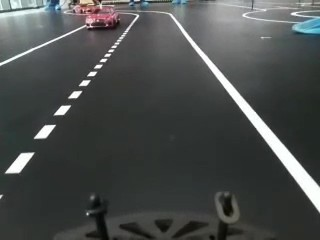
#> input picture Tests/1 - frame.jpg, 320 x 240 px
$ python testSlidingWindowImage.py
#> lines starting #> are read from the running program, lines starting #| are printed output that depends on the picture; after the words box and inside, x2 and y2 are one past the last pixel; in counts of white or black regions, pixels touching at a corner belong together
# Video Explanation: https://youtu.be/ApYo6tXcjjQ?si=Gt2oJBwJxCzBhQdc
import cv2
import numpy as np
import time
import matplotlib.pyplot as plt

# image = cv2.imread("testTrecere1.jpg")
image = cv2.imread("1 - frame.jpg")
#> image is the input picture: shape (240, 320, 3); mean B, G, R 76.1, 77.1, 73.9
# [7 lines of commented-out code are left out]
image = cv2.resize(image, (640,480))
#> image: shape (480, 640, 3)

## Choosing points for perspective transformation
tl = (133,120)
bl = (0 ,415)
tr = (460,120)
br = (638,415)

# [6 lines of commented-out code are left out]
pts1 = np.float32([tl, bl, tr, br])
pts2 = np.float32([[0, 0], [0, 480], [640, 0], [640, 480]])
middleBirdEye = []
# Matrix to warp the image for birdseye window
matrix = cv2.getPerspectiveTransform(pts1, pts2)
transformed_frame = cv2.warpPerspective(image, matrix, (640,480))
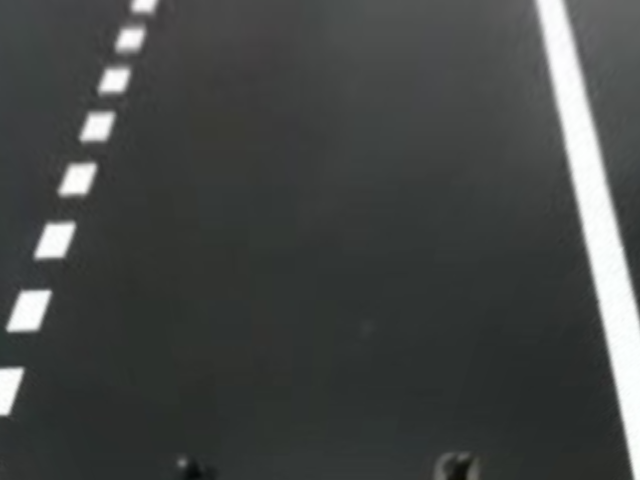
#> transformed_frame: shape (480, 640, 3); mean B, G, R 69.8, 71, 68.3

### Object Detection
# Image Thresholding
# transformed_frame = cv2.bilateralFilter(transformed_frame,9,75,75)
# cv2.imshow("blur",transformed_frame)
hsv_transformed_frame = cv2.cvtColor(transformed_frame, cv2.COLOR_BGR2HSV)
#> hsv_transformed_frame: shape (480, 640, 3); mean H, S, V 73.5, 13.5, 71.1

finalMiddlePoints = 7
singleLaneShift = 315

l_h = 0
l_s = 0
l_v = 200
u_h = 255
u_s = 50
u_v = 255

inv_matrix = cv2.getPerspectiveTransform(pts2, pts1)

lower = np.array([l_h,l_s,l_v])
upper = np.array([u_h,u_s,u_v])
mask = cv2.inRange(hsv_transformed_frame, lower, upper)
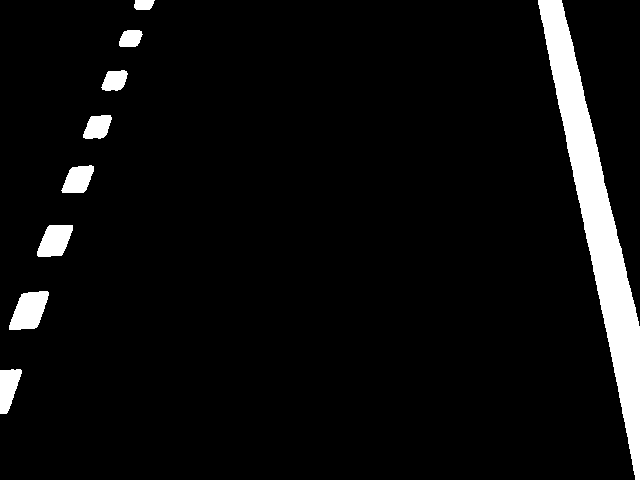
#> mask: shape (480, 640); 5.7% white; 9 white regions, largest, box (x1, y1, x2, y2) and area: (538, 0, 640, 480) 12691, (9, 291, 49, 330) 1074, (37, 225, 73, 257) 842
# kernel = cv2.getStructuringElement(cv2.MORPH_OPEN,(5,5))
# mask = cv2.morphologyEx(mask, cv2.MORPH_ERODE, kernel)
#Histogram
histogram = np.sum(mask[mask.shape[0]//2:, :], axis=0)
#> histogram = 640 values, max 44115 at index 635, min 0 at index 69, mean 3212.2
x = np.arange(histogram.shape[0])

plt.figure(figsize=(10, 4))
plt.plot(x, histogram, color='blue', linewidth=2)
plt.title("Histogram (Sum over Bottom Half of Mask)")
plt.xlabel("Column Index")
plt.ylabel("Sum")
plt.grid(True)
plt.show()
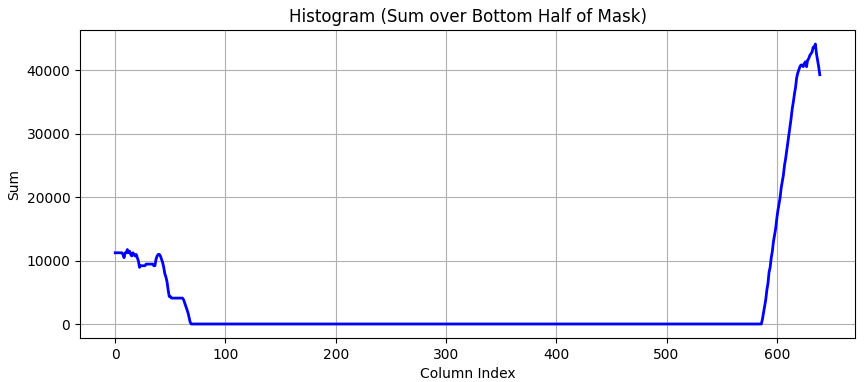
#> figure drawn by matplotlib, 1 panel; curve peaks at x = 635, y = 44115
midpoint = int(histogram.shape[0]/2)
left_base = np.argmax(histogram[:midpoint])
#> left_base = 11
right_base = np.argmax(histogram[midpoint:]) + midpoint
#> right_base = 635
print(left_base,right_base)
#| 11 635
#Sliding Window
startingY = 472
y = startingY
lx = []
rx = []
windowHeight = 40
windowWidt = 100
msk = mask.copy()

# [30 lines of commented-out code are left out]
while y > 0 and (left_base + windowWidt) < mask.shape[1] and (right_base - windowWidt) > 0:
    okl = 0
    okr = 0
    ## Left threshold
    if left_base != 0:
        if left_base - windowWidt > 0:
            img = mask[y-windowHeight:y, left_base-windowWidt:left_base+windowWidt]
        else:
            img = mask[y-windowHeight:y, 1:left_base+windowWidt]
        contours, _ = cv2.findContours(img, cv2.RETR_TREE, cv2.CHAIN_APPROX_SIMPLE)
        if contours:
            largest_contour = max(contours, key=cv2.contourArea)
        else:
            largest_contour = 0
        M = cv2.moments(largest_contour)
        if M["m00"] != 0:
            cx = int(M["m10"]/M["m00"])
            cy = int(M["m01"]/M["m00"])
            if left_base > windowWidt:
                lx.append(left_base-windowWidt+cx)
                left_base =left_base-windowWidt+cx
            else:
                lx.append(cx)
                left_base = cx
            print(left_base)
            okl = 1

    ## Right threshold
    if right_base != mask.shape[1]:
        if right_base + windowWidt < mask.shape[1]:
            img = mask[y-windowHeight:y, right_base-windowWidt:right_base+windowWidt]
        else:
            img = mask[y-windowHeight:y, right_base-windowWidt:mask.shape[1]]
        contours, _ = cv2.findContours(img, cv2.RETR_TREE, cv2.CHAIN_APPROX_SIMPLE)
        if contours:
            largest_contour = max(contours, key=cv2.contourArea)
        else:
            largest_contour = 0
        M = cv2.moments(largest_contour)
        if M["m00"] != 0:
            cx = int(M["m10"]/M["m00"])
            cy = int(M["m01"]/M["m00"])
            rx.append(right_base-windowWidt + cx)
            right_base = right_base-windowWidt + cx
            okr = 1

    if left_base != 0 and okl == 1:
        cv2.rectangle(msk, (left_base-windowWidt,y), (left_base+windowWidt,y-windowHeight), (255,255,255), 2)
    if right_base != img.shape[1] and okr == 1:
        cv2.rectangle(msk, (right_base-windowWidt,y), (right_base+windowWidt,y-windowHeight), (255,255,255), 2)
    y -= windowHeight
#> this loop made 12 passes
#> (okl, okr, contours, cx, cy, left_base, right_base, y) on passes 2, 4: (1, 1, 1 contour; box (x1, y1, x2, y2) and area: (0, 0, 14, 22) 200, 96, 17, 5, 630, 392), (1, 1, 1 contour; box (x1, y1, x2, y2) and area: (8, 0, 42, 18) 458, 96, 18, 23, 622, 312)
#> (printed output is left out)
#> pass 1, `img = mask[y-windowHeight:y, right_base-windowWidt:mask.shape[1]]`:
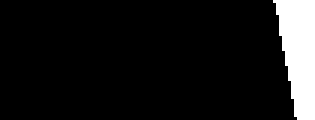
#> img: shape (40, 105) (shown 3 times larger); 9.4% white; 1 white region, box (x1, y1, x2, y2) and area: (91, 0, 105, 40) 396
#> pass 2, `img = mask[y-windowHeight:y, right_base-windowWidt:mask.shape[1]]`:
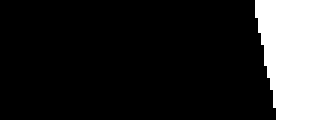
#> img: shape (40, 106) (shown 3 times larger); 16.7% white; 1 white region, box (x1, y1, x2, y2) and area: (85, 0, 106, 40) 706
#> after the loop:
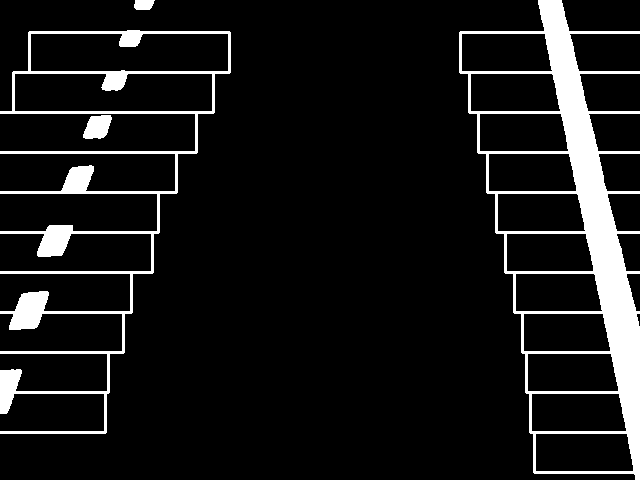
#> msk: shape (480, 640); 9.5% white; 4 white regions, box (x1, y1, x2, y2) and area: (459, 0, 640, 480) 18096, (0, 30, 231, 434) 10348, (83, 115, 112, 139) 520, (134, 0, 155, 10) 181
#> after the loop, M = moments, m00 0; contours = []; cx = 91; cy = 19; img = empty array; largest_contour = 0; left_base = 129; lx = [5, 8, 23, 31, 52, 58, 76, 96, 113, 129]; right_base = 560; rx = [634, 630, 626, 622, 614, 605, 596, 587, 578, 569, 560]; y = -8

# for point in original_ptsL:
#     cv2.circle(image, (int(point[0][0]),int(point[0][1])), 5, (0,0,255), -1)
if len(lx) >= finalMiddlePoints and len(rx) >= finalMiddlePoints:
    # if np.abs(lx[0] - rx[0]) > 50 and list(set(lx) & set(rx)) == []:
    if np.min([np.abs(lx[i]-rx[i]) for i in range(finalMiddlePoints)]) > 50:
        for i in range(finalMiddlePoints):
            # cv2.circle(frame, ((int(original_ptsR[i][0][0]) + int(original_ptsL[i][0][0]))//2,int(original_ptsR[i][0][1])), 5, (0,0,255), -1)
            # middleBirdEye = np.array([[x, startingY - i * windowHeight] for i, x in enumerate(rx)], dtype=np.float32)
            middleBirdEye = np.append(middleBirdEye,[(rx[i] + lx[i])//2,startingY - i * windowHeight])
            print("mid")
#> this loop made 7 passes
#> middleBirdEye on passes 1 to 6: [319, 472], [319, 472, 319, 432], [319, 472, 319, 432, 324, 392], [319, 472, 319, 432, 324, 392, 326, 352], [319, 472, 319, 432, 324, 392, 326, 352, 333, 312], [319, 472, 319, 432, 324, 392, 326, 352, 333, 312, 331, 272]
    elif lx[-1] > mask.shape[1]//2:
        for i in range(finalMiddlePoints):
            # cv2.circle(frame, (int(original_ptsL[i][0][0]) + 250,int(original_ptsL[i][0][1])), 5, (0,0,255), -1)
            middleBirdEye = np.append(middleBirdEye,[lx[i] + singleLaneShift,startingY - i * windowHeight])
            print("left")
    elif rx[-1] < mask.shape[1]//2:
        for i in range(finalMiddlePoints):
            # cv2.circle(frame, (int(original_ptsR[i][0][0]) - 250,int(original_ptsR[i][0][1])), 5, (0,0,255), -1)
            middleBirdEye = np.append(middleBirdEye,[rx[i] - singleLaneShift,startingY - i * windowHeight])
            print("right")
elif len(lx) >= finalMiddlePoints:
    for i in range(finalMiddlePoints):
        # cv2.circle(frame, (int(original_ptsL[i][0][0]) + 250,int(original_ptsL[i][0][1])), 5, (0,0,255), -1)
        middleBirdEye = np.append(middleBirdEye,[lx[i] + singleLaneShift,startingY - i * windowHeight])
        print("left")
elif len(rx) >= finalMiddlePoints:
    for i in range(finalMiddlePoints):
        # cv2.circle(frame, (int(original_ptsR[i][0][0]) - 250,int(original_ptsR[i][0][1])), 5, (0,0,255), -1)
        middleBirdEye = np.append(middleBirdEye,[rx[i] - singleLaneShift,startingY - i * windowHeight])
        print("right")
# [12 lines of commented-out code are left out]
if len(middleBirdEye) != 0:
    middleBirdEye = middleBirdEye.reshape(-1, 1, 2)
#> middleBirdEye = [[319, 472], [319, 432], [324, 392], [326, 352], [333, 312], [331, 272], [336, 232]]
    originalMiddle = cv2.perspectiveTransform(middleBirdEye, inv_matrix)
#> originalMiddle = [[317.3, 405.6], [314.1, 362.4], [315.5, 325.1], [314.4, 292.6], [317.2, 263.9], [313.3, 238.4], [314.5, 215.6]]
    # print(originalMiddle)
    for i in range(len(originalMiddle)-1):
        cv2.line(image, (int(originalMiddle[i][0][0]),int(originalMiddle[i][0][1])),(int(originalMiddle[i+1][0][0]),int(originalMiddle[i+1][0][1])), (0,0,255), 2)
#> this loop made 6 passes
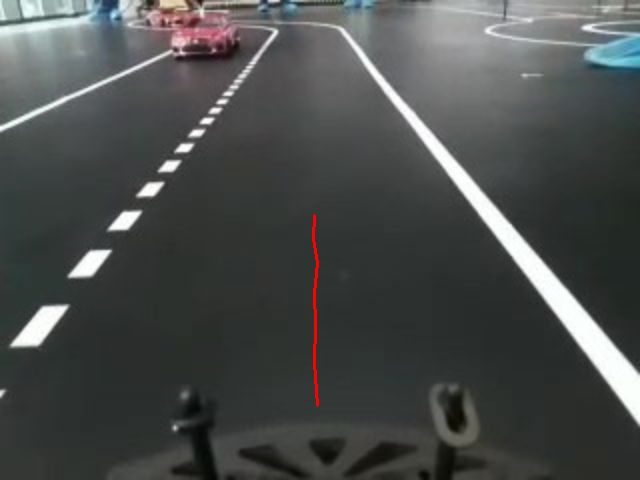
#> image: shape (480, 640, 3); mean B, G, R 76, 77, 74.3
print(lx)
#| [5, 8, 23, 31, 52, 58, 76, 96, 113, 129]
print("_-----------")
print(rx)
#| [634, 630, 626, 622, 614, 605, 596, 587, 578, 569, 560]
# [7 lines of commented-out code are left out]
cv2.imshow("Original",image)
# cv2.imshow("Bird's Eye View", transformed_frame)
# cv2.imshow("Lane Detection - Image Thresholding", mask)
cv2.imshow("Lane Detection - Sliding Windows", msk)

cv2.waitKey(0)
cv2.destroyAllWindows()

$ run again, with Tests/testTrecere1.jpg copied over Tests/1 - frame.jpg
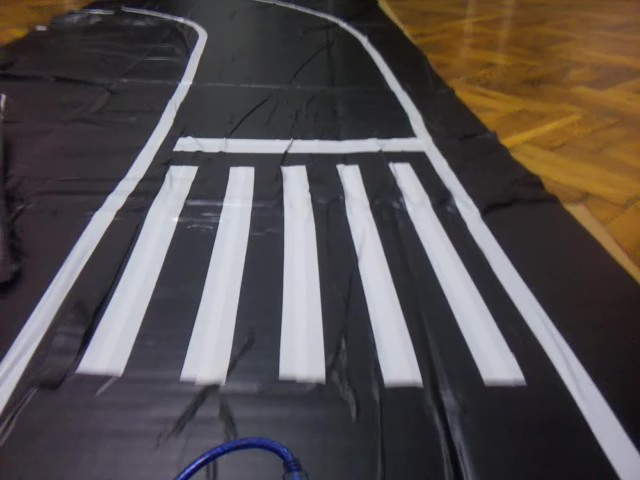
#> input picture Tests/testTrecere1.jpg, 640 x 480 px
#> image is the input picture: shape (480, 640, 3); mean B, G, R 79.2, 79.8, 86.4
#> hsv_transformed_frame: shape (480, 640, 3); mean H, S, V 121.3, 25.3, 112.9
#> mask: shape (480, 640); 27.9% white; 58 white regions (38 under 20 px), largest, box (x1, y1, x2, y2) and area: (63, 127, 144, 441) 13854, (176, 130, 241, 448) 13744, (282, 127, 334, 445) 13164
#> histogram = 640 values, max 53040 at index 195, min 0 at index 34, mean 18923.8
#> `left_base = np.argmax(histogram[:midpoint])`: left_base = 195
#> `right_base = np.argmax(histogram[midpoint:]) + midpoint`: right_base = 396
#| 195 396
#> the loop `while y > 0 and (left_base + windowWidt) < mask.shape[1] and (right_ba..` made 12 passes
#> (okl, okr, cx, cy, left_base, right_base, y) on passes 1 to 8: (1, 1, 113, 7, 198, 409, 432), (1, 1, 101, 19, 202, 410, 392), (1, 1, 99, 19, 206, 409, 352), (1, 1, 98, 19, 209, 407, 312), (1, 1, 99, 19, 213, 406, 272), (1, 1, 98, 19, 216, 404, 232), (1, 1, 99, 20, 218, 403, 192), (1, 1, 101, 19, 220, 404, 152)
#> (printed output is left out)
#> after the loop `while y > 0 and (left_base + windowWidt) < mask.shape[1] and (right_ba..`:
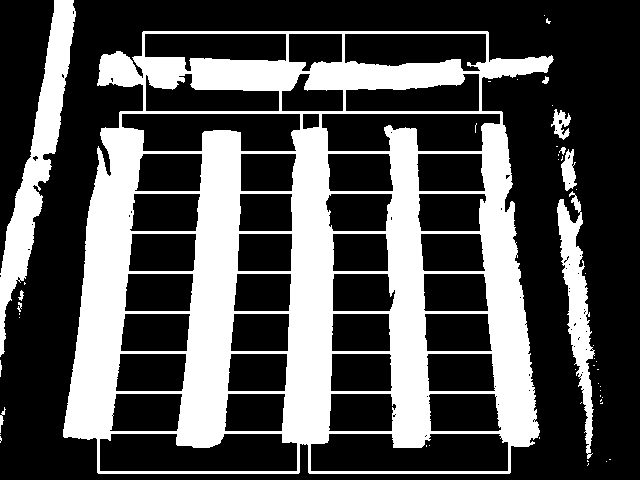
#> msk: shape (480, 640); 31.3% white; 49 white regions (38 under 20 px), largest, box (x1, y1, x2, y2) and area: (63, 31, 554, 474) 84022, (0, 0, 76, 357) 7308, (557, 191, 595, 459) 3761
#> after the loop `while y > 0 and (left_base + windowWidt) < mask.shape[1] and (right_ba..`: M = moments, m00 0; contours = []; cx = 107; cy = 34; img = empty array; largest_contour = 0; left_base = 243; lx = [198, 202, 206, 209, 213, 216, 218, 220, 220, 244, 243]; right_base = 387; rx = [409, 410, 409, 407, 406, 404, 403, 404, 401, 380, 387]; y = -8
#> the loop `for i in range(finalMiddlePoints):` made 7 passes
#> middleBirdEye on passes 1 to 6: [303, 472], [303, 472, 306, 432], [303, 472, 306, 432, 307, 392], [303, 472, 306, 432, 307, 392, 308, 352], [303, 472, 306, 432, 307, 392, 308, 352, 309, 312], [303, 472, 306, 432, 307, 392, 308, 352, 309, 312, 310, 272]
#> `middleBirdEye = middleBirdEye.reshape(-1, 1, 2)`: middleBirdEye = [[303, 472], [306, 432], [307, 392], [308, 352], [309, 312], [310, 272], [310, 232]]
#> originalMiddle = [[301.6, 405.6], [302.2, 362.4], [301.1, 325.1], [300.1, 292.6], [299.2, 263.9], [298.5, 238.4], [297.1, 215.6]]
#> the loop `for i in range(len(originalMiddle)-1):` made 6 passes
#> after the loop `for i in range(len(originalMiddle)-1):`:
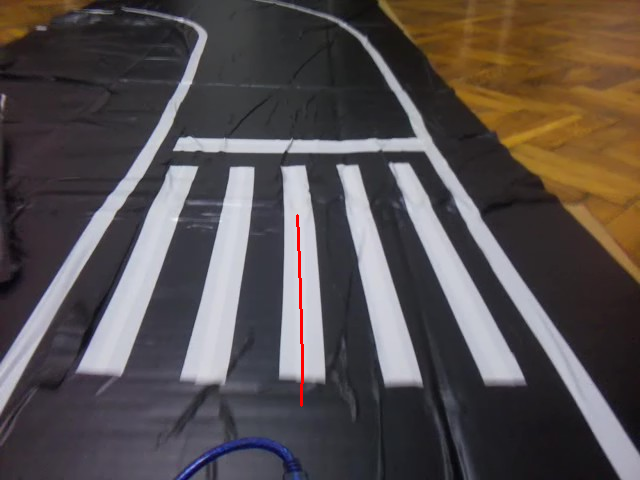
#> image: shape (480, 640, 3); 0.19% of pixels changed, all inside (x1, y1, x2, y2) = (296, 214, 304, 407)
#| [198, 202, 206, 209, 213, 216, 218, 220, 220, 244, 243]
#| [409, 410, 409, 407, 406, 404, 403, 404, 401, 380, 387]

$ run again, with Tests/leftCurve.jpg copied over Tests/1 - frame.jpg
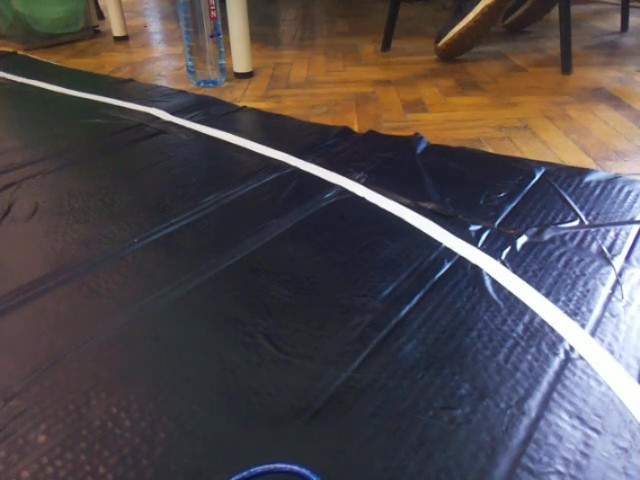
#> input picture Tests/leftCurve.jpg, 640 x 480 px
#> image is the input picture: shape (480, 640, 3); mean B, G, R 78.1, 75.3, 82.1
#> hsv_transformed_frame: shape (480, 640, 3); mean H, S, V 113.4, 65.8, 74.5
#> mask: shape (480, 640); 5.2% white; 10 white regions (4 under 20 px), largest, box (x1, y1, x2, y2) and area: (75, 0, 640, 480) 15697, (614, 266, 635, 289) 160, (584, 286, 603, 304) 66, (593, 418, 600, 428) 30, (614, 476, 622, 480) 21, (570, 265, 578, 274) 20
#> histogram = 640 values, max 28305 at index 625, min 0 at index 0, mean 3146.1
#> `left_base = np.argmax(histogram[:midpoint])`: left_base = 0
#> `right_base = np.argmax(histogram[midpoint:]) + midpoint`: right_base = 625
#| 0 625
#> the loop `while y > 0 and (left_base + windowWidt) < mask.shape[1] and (right_ba..` made 12 passes
#> (okr, cx, cy, right_base, y) on passes 1 to 8: (1, 101, 18, 626, 432), (1, 97, 18, 623, 392), (1, 82, 19, 605, 352), (1, 71, 19, 576, 312), (1, 65, 19, 541, 272), (1, 58, 19, 499, 232), (1, 54, 19, 453, 192), (1, 46, 18, 399, 152)
#> after the loop `while y > 0 and (left_base + windowWidt) < mask.shape[1] and (right_ba..`:
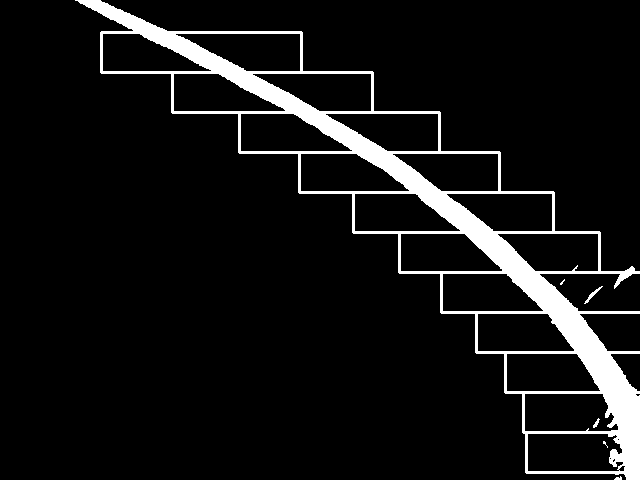
#> msk: shape (480, 640); 7.9% white; 6 white regions (2 under 20 px), largest, box (x1, y1, x2, y2) and area: (75, 0, 640, 480) 24011, (584, 286, 603, 304) 66, (593, 418, 600, 428) 30, (614, 476, 622, 480) 21
#> after the loop `while y > 0 and (left_base + windowWidt) < mask.shape[1] and (right_ba..`: M = moments, m00 0; contours = []; cx = 29; cy = 23; img = empty array; largest_contour = 0; lx = []; right_base = 201; rx = [626, 623, 605, 576, 541, 499, 453, 399, 339, 272, 201]; y = -8
#> the loop `for i in range(finalMiddlePoints):` made 7 passes
#> middleBirdEye on passes 1 to 6: [311, 472], [311, 472, 308, 432], [311, 472, 308, 432, 290, 392], [311, 472, 308, 432, 290, 392, 261, 352], [311, 472, 308, 432, 290, 392, 261, 352, 226, 312], [311, 472, 308, 432, 290, 392, 261, 352, 226, 312, 184, 272]
#> `middleBirdEye = middleBirdEye.reshape(-1, 1, 2)`: middleBirdEye = [[311, 472], [308, 432], [290, 392], [261, 352], [226, 312], [184, 272], [138, 232]]
#> originalMiddle = [[309.4, 405.6], [304.1, 362.4], [286.7, 325.1], [262.7, 292.6], [237.2, 263.9], [209.5, 238.4], [182.1, 215.6]]
#> the loop `for i in range(len(originalMiddle)-1):` made 6 passes
#> after the loop `for i in range(len(originalMiddle)-1):`:
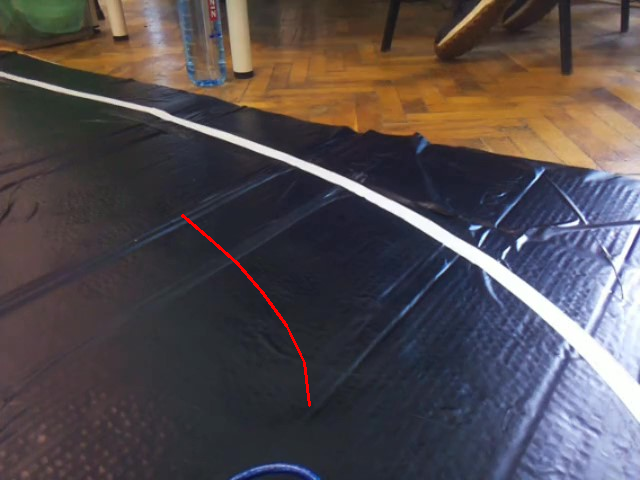
#> image: shape (480, 640, 3); 0.24% of pixels changed, all inside (x1, y1, x2, y2) = (181, 214, 311, 407)
#| [626, 623, 605, 576, 541, 499, 453, 399, 339, 272, 201]
